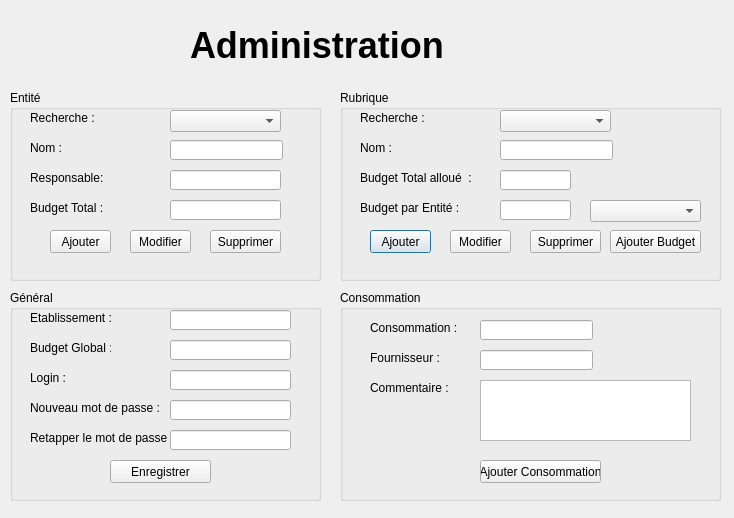
<?xml version="1.0" encoding="UTF-8"?>
<ui version="4.0">
 <class>AdminDialog</class>
 <widget class="QDialog" name="AdminDialog">
  <property name="geometry">
   <rect>
    <x>0</x>
    <y>0</y>
    <width>734</width>
    <height>518</height>
   </rect>
  </property>
  <property name="windowTitle">
   <string>Dialog</string>
  </property>
  <widget class="QLabel" name="label">
   <property name="geometry">
    <rect>
     <x>190</x>
     <y>20</y>
     <width>281</width>
     <height>51</height>
    </rect>
   </property>
   <property name="font">
    <font>
     <pointsize>27</pointsize>
     <weight>75</weight>
     <bold>true</bold>
    </font>
   </property>
   <property name="text">
    <string>Administration</string>
   </property>
  </widget>
  <widget class="QGroupBox" name="groupBox">
   <property name="geometry">
    <rect>
     <x>340</x>
     <y>90</y>
     <width>381</width>
     <height>191</height>
    </rect>
   </property>
   <property name="title">
    <string>Rubrique</string>
   </property>
   <widget class="QPushButton" name="addButtonRubrique">
    <property name="geometry">
     <rect>
      <x>30</x>
      <y>140</y>
      <width>61</width>
      <height>23</height>
     </rect>
    </property>
    <property name="text">
     <string>Ajouter</string>
    </property>
   </widget>
   <widget class="QPushButton" name="delButtonRubrique">
    <property name="geometry">
     <rect>
      <x>190</x>
      <y>140</y>
      <width>71</width>
      <height>23</height>
     </rect>
    </property>
    <property name="text">
     <string>Supprimer</string>
    </property>
   </widget>
   <widget class="QLabel" name="label_8">
    <property name="geometry">
     <rect>
      <x>20</x>
      <y>110</y>
      <width>101</width>
      <height>16</height>
     </rect>
    </property>
    <property name="text">
     <string>Budget par Entité :</string>
    </property>
   </widget>
   <widget class="QLineEdit" name="nomRubrique">
    <property name="geometry">
     <rect>
      <x>160</x>
      <y>50</y>
      <width>113</width>
      <height>20</height>
     </rect>
    </property>
    <property name="text">
     <string/>
    </property>
   </widget>
   <widget class="QLabel" name="label_9">
    <property name="geometry">
     <rect>
      <x>20</x>
      <y>50</y>
      <width>111</width>
      <height>16</height>
     </rect>
    </property>
    <property name="text">
     <string>Nom :</string>
    </property>
   </widget>
   <widget class="QLabel" name="label_10">
    <property name="geometry">
     <rect>
      <x>20</x>
      <y>20</y>
      <width>121</width>
      <height>16</height>
     </rect>
    </property>
    <property name="text">
     <string>Recherche :</string>
    </property>
   </widget>
   <widget class="QComboBox" name="comboSearchRubrique">
    <property name="geometry">
     <rect>
      <x>160</x>
      <y>20</y>
      <width>111</width>
      <height>22</height>
     </rect>
    </property>
   </widget>
   <widget class="QComboBox" name="comboEntiteRubrique">
    <property name="geometry">
     <rect>
      <x>250</x>
      <y>110</y>
      <width>111</width>
      <height>22</height>
     </rect>
    </property>
   </widget>
   <widget class="QLabel" name="label_6">
    <property name="geometry">
     <rect>
      <x>20</x>
      <y>80</y>
      <width>121</width>
      <height>16</height>
     </rect>
    </property>
    <property name="text">
     <string>Budget Total alloué  :</string>
    </property>
   </widget>
   <widget class="QLineEdit" name="bdgTotalRubrique">
    <property name="geometry">
     <rect>
      <x>160</x>
      <y>80</y>
      <width>71</width>
      <height>20</height>
     </rect>
    </property>
    <property name="text">
     <string/>
    </property>
   </widget>
   <widget class="QLineEdit" name="bdgParEntite">
    <property name="geometry">
     <rect>
      <x>160</x>
      <y>110</y>
      <width>71</width>
      <height>20</height>
     </rect>
    </property>
    <property name="text">
     <string/>
    </property>
   </widget>
   <widget class="QPushButton" name="editButtonRubrique">
    <property name="geometry">
     <rect>
      <x>110</x>
      <y>140</y>
      <width>61</width>
      <height>23</height>
     </rect>
    </property>
    <property name="text">
     <string>Modifier</string>
    </property>
   </widget>
   <widget class="QPushButton" name="addBudgetRubrique">
    <property name="geometry">
     <rect>
      <x>270</x>
      <y>140</y>
      <width>91</width>
      <height>23</height>
     </rect>
    </property>
    <property name="text">
     <string>Ajouter Budget</string>
    </property>
   </widget>
  </widget>
  <widget class="QGroupBox" name="groupBox_2">
   <property name="geometry">
    <rect>
     <x>10</x>
     <y>90</y>
     <width>311</width>
     <height>191</height>
    </rect>
   </property>
   <property name="title">
    <string>Entité</string>
   </property>
   <widget class="QPushButton" name="addButtonEntite">
    <property name="geometry">
     <rect>
      <x>40</x>
      <y>140</y>
      <width>61</width>
      <height>23</height>
     </rect>
    </property>
    <property name="text">
     <string>Ajouter</string>
    </property>
   </widget>
   <widget class="QPushButton" name="delButtonEntite">
    <property name="geometry">
     <rect>
      <x>200</x>
      <y>140</y>
      <width>71</width>
      <height>23</height>
     </rect>
    </property>
    <property name="text">
     <string>Supprimer</string>
    </property>
   </widget>
   <widget class="QLineEdit" name="nomEntite">
    <property name="geometry">
     <rect>
      <x>160</x>
      <y>50</y>
      <width>113</width>
      <height>20</height>
     </rect>
    </property>
    <property name="text">
     <string/>
    </property>
   </widget>
   <widget class="QLabel" name="label_12">
    <property name="geometry">
     <rect>
      <x>20</x>
      <y>50</y>
      <width>111</width>
      <height>16</height>
     </rect>
    </property>
    <property name="text">
     <string>Nom :</string>
    </property>
   </widget>
   <widget class="QLabel" name="label_13">
    <property name="geometry">
     <rect>
      <x>20</x>
      <y>20</y>
      <width>121</width>
      <height>16</height>
     </rect>
    </property>
    <property name="text">
     <string>Recherche :</string>
    </property>
   </widget>
   <widget class="QComboBox" name="comboSearchEntite">
    <property name="geometry">
     <rect>
      <x>160</x>
      <y>20</y>
      <width>111</width>
      <height>22</height>
     </rect>
    </property>
   </widget>
   <widget class="QLabel" name="label_7">
    <property name="geometry">
     <rect>
      <x>20</x>
      <y>80</y>
      <width>121</width>
      <height>16</height>
     </rect>
    </property>
    <property name="text">
     <string>Responsable:</string>
    </property>
   </widget>
   <widget class="QLineEdit" name="respEntite">
    <property name="geometry">
     <rect>
      <x>160</x>
      <y>80</y>
      <width>111</width>
      <height>20</height>
     </rect>
    </property>
    <property name="text">
     <string/>
    </property>
   </widget>
   <widget class="QPushButton" name="editButtonEntite">
    <property name="geometry">
     <rect>
      <x>120</x>
      <y>140</y>
      <width>61</width>
      <height>23</height>
     </rect>
    </property>
    <property name="text">
     <string>Modifier</string>
    </property>
   </widget>
   <widget class="QLabel" name="label_11">
    <property name="geometry">
     <rect>
      <x>20</x>
      <y>110</y>
      <width>121</width>
      <height>16</height>
     </rect>
    </property>
    <property name="text">
     <string>Budget Total :</string>
    </property>
   </widget>
   <widget class="QLineEdit" name="bdgTotalEntite">
    <property name="geometry">
     <rect>
      <x>160</x>
      <y>110</y>
      <width>111</width>
      <height>20</height>
     </rect>
    </property>
    <property name="text">
     <string/>
    </property>
    <property name="dragEnabled">
     <bool>false</bool>
    </property>
    <property name="readOnly">
     <bool>true</bool>
    </property>
   </widget>
  </widget>
  <widget class="QGroupBox" name="groupConsommation">
   <property name="geometry">
    <rect>
     <x>340</x>
     <y>290</y>
     <width>381</width>
     <height>211</height>
    </rect>
   </property>
   <property name="title">
    <string>Consommation</string>
   </property>
   <widget class="QLabel" name="label_2">
    <property name="geometry">
     <rect>
      <x>30</x>
      <y>30</y>
      <width>91</width>
      <height>16</height>
     </rect>
    </property>
    <property name="text">
     <string>Consommation :</string>
    </property>
   </widget>
   <widget class="QLineEdit" name="consommation">
    <property name="geometry">
     <rect>
      <x>140</x>
      <y>30</y>
      <width>113</width>
      <height>20</height>
     </rect>
    </property>
   </widget>
   <widget class="QLabel" name="label_3">
    <property name="geometry">
     <rect>
      <x>30</x>
      <y>60</y>
      <width>71</width>
      <height>16</height>
     </rect>
    </property>
    <property name="text">
     <string>Fournisseur :</string>
    </property>
   </widget>
   <widget class="QLineEdit" name="fournisseur">
    <property name="geometry">
     <rect>
      <x>140</x>
      <y>60</y>
      <width>113</width>
      <height>20</height>
     </rect>
    </property>
   </widget>
   <widget class="QLabel" name="label_4">
    <property name="geometry">
     <rect>
      <x>30</x>
      <y>90</y>
      <width>81</width>
      <height>16</height>
     </rect>
    </property>
    <property name="text">
     <string>Commentaire :</string>
    </property>
   </widget>
   <widget class="QPushButton" name="saveButtonCons">
    <property name="geometry">
     <rect>
      <x>140</x>
      <y>170</y>
      <width>121</width>
      <height>23</height>
     </rect>
    </property>
    <property name="text">
     <string>Ajouter Consommation</string>
    </property>
   </widget>
   <widget class="QLabel" name="idBudget">
    <property name="geometry">
     <rect>
      <x>270</x>
      <y>30</y>
      <width>46</width>
      <height>16</height>
     </rect>
    </property>
    <property name="text">
     <string/>
    </property>
   </widget>
   <widget class="QTextEdit" name="commentaire">
    <property name="geometry">
     <rect>
      <x>140</x>
      <y>90</y>
      <width>211</width>
      <height>61</height>
     </rect>
    </property>
   </widget>
  </widget>
  <widget class="QGroupBox" name="groupBox_3">
   <property name="geometry">
    <rect>
     <x>10</x>
     <y>290</y>
     <width>311</width>
     <height>211</height>
    </rect>
   </property>
   <property name="title">
    <string>Général</string>
   </property>
   <widget class="QLabel" name="label_16">
    <property name="geometry">
     <rect>
      <x>20</x>
      <y>20</y>
      <width>81</width>
      <height>16</height>
     </rect>
    </property>
    <property name="text">
     <string>Etablissement :</string>
    </property>
   </widget>
   <widget class="QLabel" name="label_17">
    <property name="geometry">
     <rect>
      <x>20</x>
      <y>50</y>
      <width>81</width>
      <height>16</height>
     </rect>
    </property>
    <property name="text">
     <string>Budget Global :</string>
    </property>
   </widget>
   <widget class="QLabel" name="label_18">
    <property name="geometry">
     <rect>
      <x>20</x>
      <y>80</y>
      <width>81</width>
      <height>16</height>
     </rect>
    </property>
    <property name="text">
     <string>Login :</string>
    </property>
   </widget>
   <widget class="QLabel" name="label_19">
    <property name="geometry">
     <rect>
      <x>20</x>
      <y>110</y>
      <width>131</width>
      <height>16</height>
     </rect>
    </property>
    <property name="text">
     <string>Nouveau mot de passe :</string>
    </property>
   </widget>
   <widget class="QLabel" name="label_20">
    <property name="geometry">
     <rect>
      <x>20</x>
      <y>140</y>
      <width>141</width>
      <height>16</height>
     </rect>
    </property>
    <property name="text">
     <string>Retapper le mot de passe :</string>
    </property>
   </widget>
   <widget class="QLineEdit" name="etablissement">
    <property name="geometry">
     <rect>
      <x>160</x>
      <y>20</y>
      <width>121</width>
      <height>20</height>
     </rect>
    </property>
   </widget>
   <widget class="QLineEdit" name="bdgGlobal">
    <property name="geometry">
     <rect>
      <x>160</x>
      <y>50</y>
      <width>121</width>
      <height>20</height>
     </rect>
    </property>
   </widget>
   <widget class="QLineEdit" name="login">
    <property name="geometry">
     <rect>
      <x>160</x>
      <y>80</y>
      <width>121</width>
      <height>20</height>
     </rect>
    </property>
   </widget>
   <widget class="QLineEdit" name="newPassword">
    <property name="geometry">
     <rect>
      <x>160</x>
      <y>110</y>
      <width>121</width>
      <height>20</height>
     </rect>
    </property>
   </widget>
   <widget class="QLineEdit" name="newPassword2">
    <property name="geometry">
     <rect>
      <x>160</x>
      <y>140</y>
      <width>121</width>
      <height>20</height>
     </rect>
    </property>
   </widget>
   <widget class="QPushButton" name="saveGeneral">
    <property name="geometry">
     <rect>
      <x>100</x>
      <y>170</y>
      <width>101</width>
      <height>23</height>
     </rect>
    </property>
    <property name="text">
     <string>Enregistrer</string>
    </property>
   </widget>
  </widget>
 </widget>
 <resources/>
 <connections/>
</ui>
